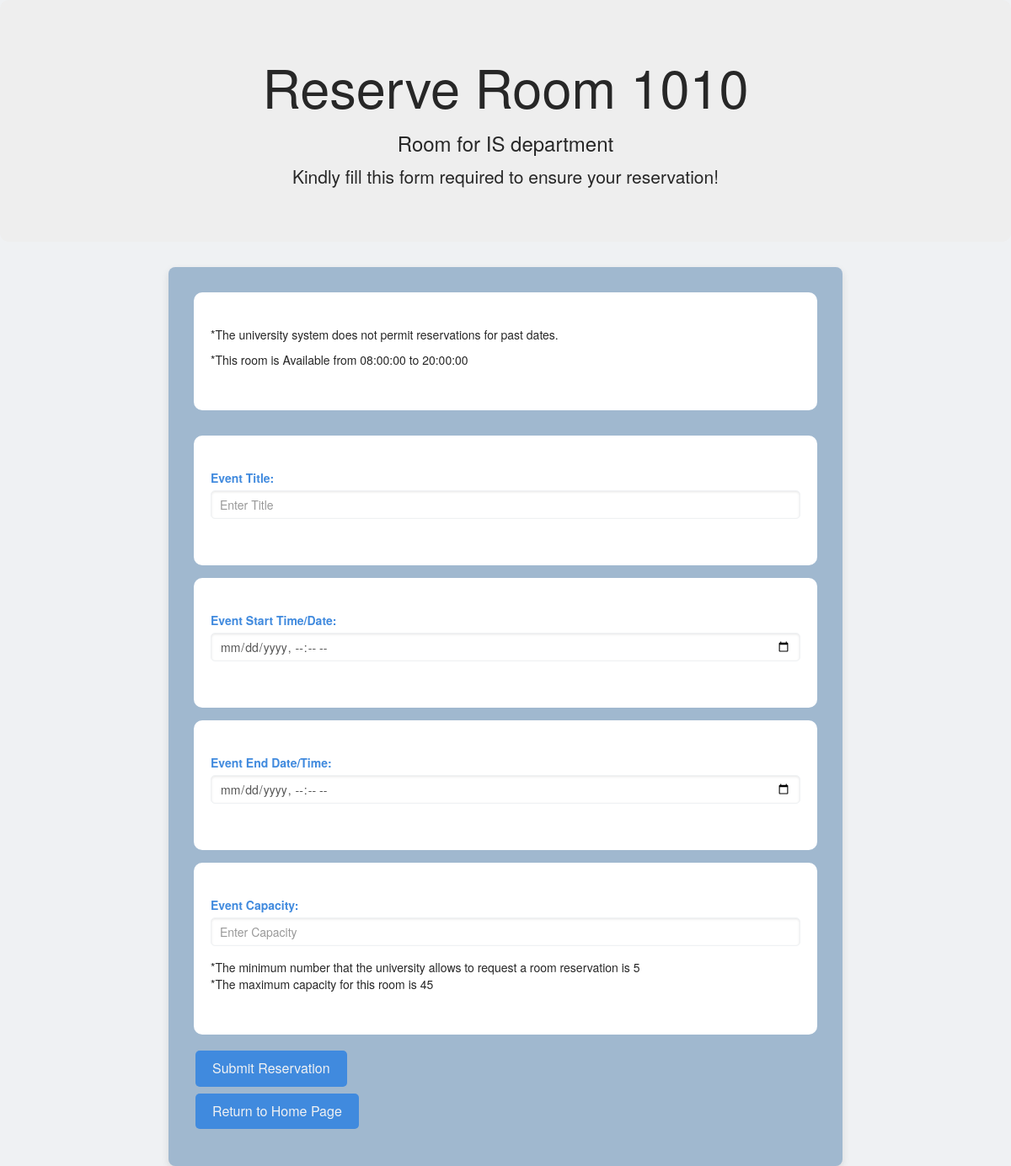
The app's page /Booking/new_reservation.php?room_id=25 (signed in) with its own data.
### tables this page shows
CREATE TABLE `rooms` (
  `number` text NOT NULL,
  `Capacity` int(11) NOT NULL,
  `Room_ID` int(11) NOT NULL,
  `Type` text NOT NULL,
  `Description` text NOT NULL,
  `floor` int(11) NOT NULL,
  `department` text NOT NULL,
  `Available_From` time NOT NULL DEFAULT '08:00:00',
  `Available_To` time NOT NULL DEFAULT '20:00:00'
);

### Booking/new_reservation.php (the view, shortened to what this page needs)
<?php
include('../database/db.php');
        $room_id = 1;
        if(isset($_GET["room_id"])) {
            $room_id=$_GET["room_id"];
        }
            $query = "SELECT Capacity FROM rooms WHERE Room_ID = ?";
            $stmt = $pdo->prepare($query);
            $stmt->execute([$room_id]);
            $room = $stmt->fetch();
            $room_capacity = $room['Capacity'];
            $capacity_length = strlen((string)$room_capacity);
            $query = "SELECT number FROM rooms WHERE Room_ID = ?";
            $stmt = $pdo->prepare($query);
            $stmt->execute([$room_id]);
            $room = $stmt->fetch();
            $room_number = $room['number'];
            $query = "SELECT Description FROM rooms WHERE Room_ID = ?";
            $stmt = $pdo->prepare($query);
            $stmt->execute([$room_id]);
            $room = $stmt->fetch();
            $room_Description = $room['Description'];
            $query = "SELECT Available_From FROM rooms WHERE Room_ID = ?";
            $stmt = $pdo->prepare($query);
            $stmt->execute([$room_id]);
            $room = $stmt->fetch();
            $room_Available_From = $room['Available_From'];
            $query = "SELECT Available_To FROM rooms WHERE Room_ID = ?";
            $stmt = $pdo->prepare($query);
            $stmt->execute([$room_id]);
            $room = $stmt->fetch();
            $room_Available_To = $room['Available_To'];
?>
<!DOCTYPE html>
<html lang="en">
<head>
<link rel="stylesheet" href="https://maxcdn.bootstrapcdn.com/bootstrap/3.4.1/css/bootstrap.min.css">
<link rel="stylesheet" href="../css/new_reservation_style.css">
<link rel="stylesheet" href="https://code.jquery.com/ui/1.14.1/themes/base/jquery-ui.css">
</head>
<body>
<div class="jumbotron text-center">
    <h1>Reserve Room <?php echo $room_number; ?></h1>
    <h3><?php echo $room_Description; ?></h3>
    <p>Kindly fill this form required to ensure your reservation!</p>
    </div>
    <div class="container">
    <form action="new_reservation.php?room_id=<?php echo $room_id;?>" method="POST">
        <div>
        <p>*The university system does not permit reservations for past dates.</p>
        <p>*This room is Available from <?php echo $room_Available_From; ?> to <?php echo $room_Available_To; ?></p>
        </div>
        <div class="form-group">
            <label for="title">Event Title:</label>
            <input type="text" class="form-control" name="Title" placeholder="Enter Title"  maxlength="80" required >
        </div>
        <div class="form-group">
        <label for="start_time">Event Start Time/Date:</label>
        <input type="datetime-local" class="form-control" name="start_time"  placeholder="Enter Start Time/Date" required>
        </div>
        <div class="form-group">
        <label for="end_time">Event End Date/Time:</label>
        <input type="datetime-local" class="form-control" name="end_time"  placeholder="Enter End Time/Date" required>
        </div>
        <div class="form-group">
            <label for="capacity">Event Capacity:</label>
            <input type="number" oninput="maxLengthCheck(this)" class="form-control" name="capacity"  id="capacity"  min="5" max="<?php echo $room_capacity; ?>"    maxlength="<?php echo $capacity_length; ?>" placeholder="Enter Capacity"  required>
            <p>*The minimum number that the university allows to request a room reservation is 5 <br> *The maximum capacity for this room is <?php echo $room_capacity; ?></p>
        </div>
        <button type="submit" name='submit' class="btn btn-primary" onclick="return validateCapacity(document.getElementById('capacity'));">Submit Reservation</button>
         <p><a href="../index.php" class="btn btn-primary">Return to Home Page</a></p>
    </form>
    </div>
</body>
</html>

### css/new_reservation_style.css (style rules this page uses)
:root { --whitish: #EFF1F3; --blue: #8ecae6; --yellow: #FED766; --balckish: #272727; --gray: #696773; --red:#a4161a; --blue2:#408ade; }
body { background-color: #EFF1F3; color: var(--balckish); }
div { background-color: white; padding: 40px 20px; margin-bottom: 30px; border-radius: 10px; }
h1 { color: var(--blue); font-size: 36px; text-align: center; margin-top: 20px; margin-bottom: 10px; }
.container { background-color: #a0b8cf; padding: 30px; border-radius: 8px; box-shadow: 0 4px 10px rgba(0, 0, 0, 0.1); max-width: 800px; margin: 0 auto; }
.form-group label { color: var(--blue2); font-weight: bold; }
.form-control { border-radius: 5px; border: 1px solid var(--whitish); padding: 10px; margin-bottom: 15px; box-shadow: inset 0 1px 3px rgba(0, 0, 0, 0.1); }
.btn-primary { background-color:var(--blue2); border: none; padding: 10px 20px; color: var(--whitish); border-radius: 5px; font-size: 1rem; text-decoration: none; display: inline-block; font-size: 16px; margin: 4px 2px; border-color: #EFF1F3; }

### records on screen
rooms: number "1010", Description "Room for IS department", Available_From "08:00:00", Available_To "20:00:00", Capacity "45"
